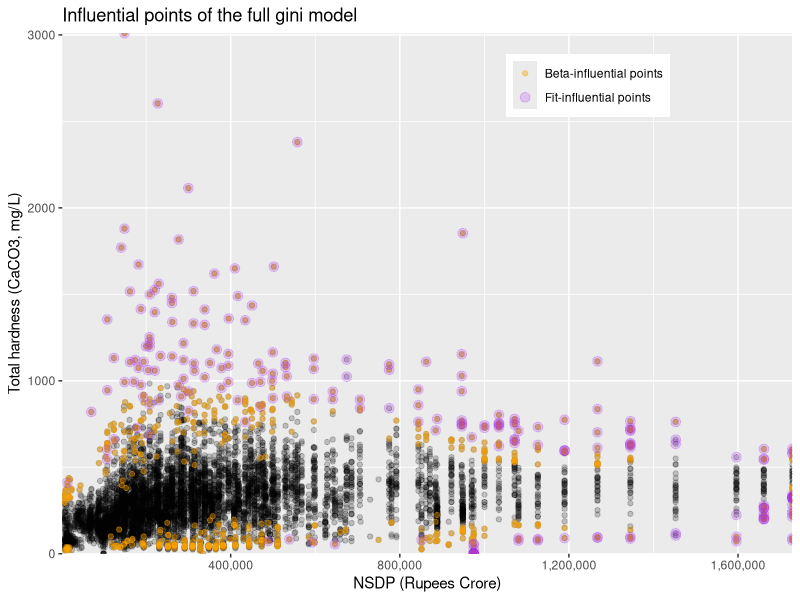

Source code (R):
library(ggplot2)
library(readr)
library(scales)

gini_gwq_nsdp <- read_csv("output/gini_gwq_nsdp.csv")
gini_gwq_nsdp <- na.omit(gini_gwq_nsdp)

on_nsdp_poly_gini <- lm(formula=hardnesstotal ~ nsdp + I(nsdp**2) + I(nsdp**3) + gini, data=gini_gwq_nsdp)
print(summary(on_nsdp_poly_gini))

model_rstudents <- rstudent(on_nsdp_poly_gini)

nsdp_trend_plot <- ggplot(gini_gwq_nsdp, aes(y=hardnesstotal, x=nsdp)) +
  geom_point() +
  stat_smooth(method='lm', formula=y ~ x + I(x**2) + I(x**3), se=FALSE, aes(colour="blue")) +
  ggtitle("Partial dependence plot of total hardness on NSDP") +
  xlab("NSDP (Rupees Crore)") +
  ylab("Total hardness (CaCO3, mg/L)") +
  scale_x_continuous(labels = comma) +
  coord_cartesian(expand = FALSE) +
  # geom_point(data=gini_gwq_nsdp[model_rstudents > 3,], aes(colour="red")) +
  scale_discrete_manual(c("colour"), name="Legend", values=c("blue", "red"), labels=c("hardnesstotal ~ nsdp + nsdp^2 + nsdp^3", "Outliers (|RSTUDENT| > 3) of full model\nhardnesstotal ~ nsdp + nsdp^2 + nsdp^3 + gini")) +
  theme(legend.position=c(0.72, 0.9), legend.title=element_blank())

gini_trend_plot <- ggplot(gini_gwq_nsdp, aes(y=gini, x=nsdp)) +
  geom_point(colour='darkgray', alpha=0.7) +
  stat_smooth(method='lm', formula=y ~ x + I(x**2) + I(x**3), se=TRUE, aes(colour="blue")) +
  ggtitle("Kuznets curve") +
  xlab("NSDP (Rupees Crore)") +
  ylab("Gini index (increasing inequality)") +
  scale_x_continuous(labels = comma) +
  coord_cartesian(expand = FALSE) +
  # geom_point(data=gini_gwq_nsdp[model_rstudents > 3,], aes(colour="red")) +
  scale_discrete_manual(c("colour"), name="Legend", values=c("blue", "red"), labels=c("hardnesstotal ~ gini + gini^2 + gini^3", "Outliers (|RSTUDENT| > 3) of full model\nhardnesstotal ~ nsdp + nsdp^2 + nsdp^3 + gini")) +
  theme(legend.position=c(0.72, 0.9), legend.title=element_blank())

outliers_plot <- ggplot(gini_gwq_nsdp, aes(y=hardnesstotal, x=nsdp)) +
  geom_point(alpha=0.2) +
  # stat_smooth(method='lm', formula=y ~ x + I(x**2) + I(x**3), se=FALSE, aes(colour="blue")) +
  ggtitle("Outliers of the full gini model") +
  xlab("NSDP (Rupees Crore)") +
  ylab("Total hardness (CaCO3, mg/L)") +
  scale_x_continuous(labels = comma) +
  coord_cartesian(expand = FALSE) +
  geom_point(data=gini_gwq_nsdp[model_rstudents > 3,], aes(colour="red"), alpha=0.6) +
  scale_discrete_manual(c("colour"), name="Legend", values="red", labels="Outliers (|RSTUDENT| > 3) of full model\nhardnesstotal ~ nsdp + nsdp^2 + nsdp^3 + gini") +
  theme(legend.position=c(0.72, 0.9), legend.title=element_blank())

# Influential observations
dfbetas <- dfbetas(on_nsdp_poly_gini)
dfbetas_cutoff = 2/sqrt(nrow(gini_gwq_nsdp))
beta_infl_obs_idx = rowSums(abs(dfbetas) > dfbetas_cutoff) > 0
dffits <- dffits(on_nsdp_poly_gini)
dffits_cutoff <- 2 * sqrt((length(on_nsdp_poly_gini$coefficients))+1) / sqrt(nrow(gini_gwq_nsdp))
fit_infl_obs_idx = (abs(dffits) > dffits_cutoff) > 0

influence_plot <- ggplot(gini_gwq_nsdp, aes(y=hardnesstotal, x=nsdp)) +
  geom_point(alpha=0.2) +
  ggtitle("Influential points of the full gini model") +
  xlab("NSDP (Rupees Crore)") +
  ylab("Total hardness (CaCO3, mg/L)") +
  scale_x_continuous(labels = comma) +
  coord_cartesian(expand = FALSE) +
  geom_point(data=gini_gwq_nsdp[beta_infl_obs_idx,], aes(colour="orange"), alpha=0.4) +
  geom_point(data=gini_gwq_nsdp[fit_infl_obs_idx,], aes(colour="purple"), alpha=0.2, size=3) +
  scale_discrete_manual(c("colour"), name="Legend", values=c("orange", "purple"), labels=c("Beta-influential points", "Fit-influential points")) +
  theme(legend.position=c(0.72, 0.9), legend.title=element_blank())
print(influence_plot)
influential_pts <- gini_gwq_nsdp[beta_infl_obs_idx & fit_infl_obs_idx,]
district_influence <- aggregate(hardnesstotal ~ state + district + year, influential_pts, mean)
district_influence$mean_infl_hardnesstotal <- district_influence$hardnesstotal
district_influence$hardnesstotal <- NULL
district_influence <- district_influence[with(district_influence, order(state)),]
print(district_influence)

state_influence <- aggregate(hardnesstotal ~ state + year, influential_pts, mean)
state_influence$mean_inf_hardnesstotal <- state_influence$hardnesstotal
state_influence$hardnesstotal <- NULL
state_influence <- state_influence[with(state_influence, order(state)),]
print(state_influence)